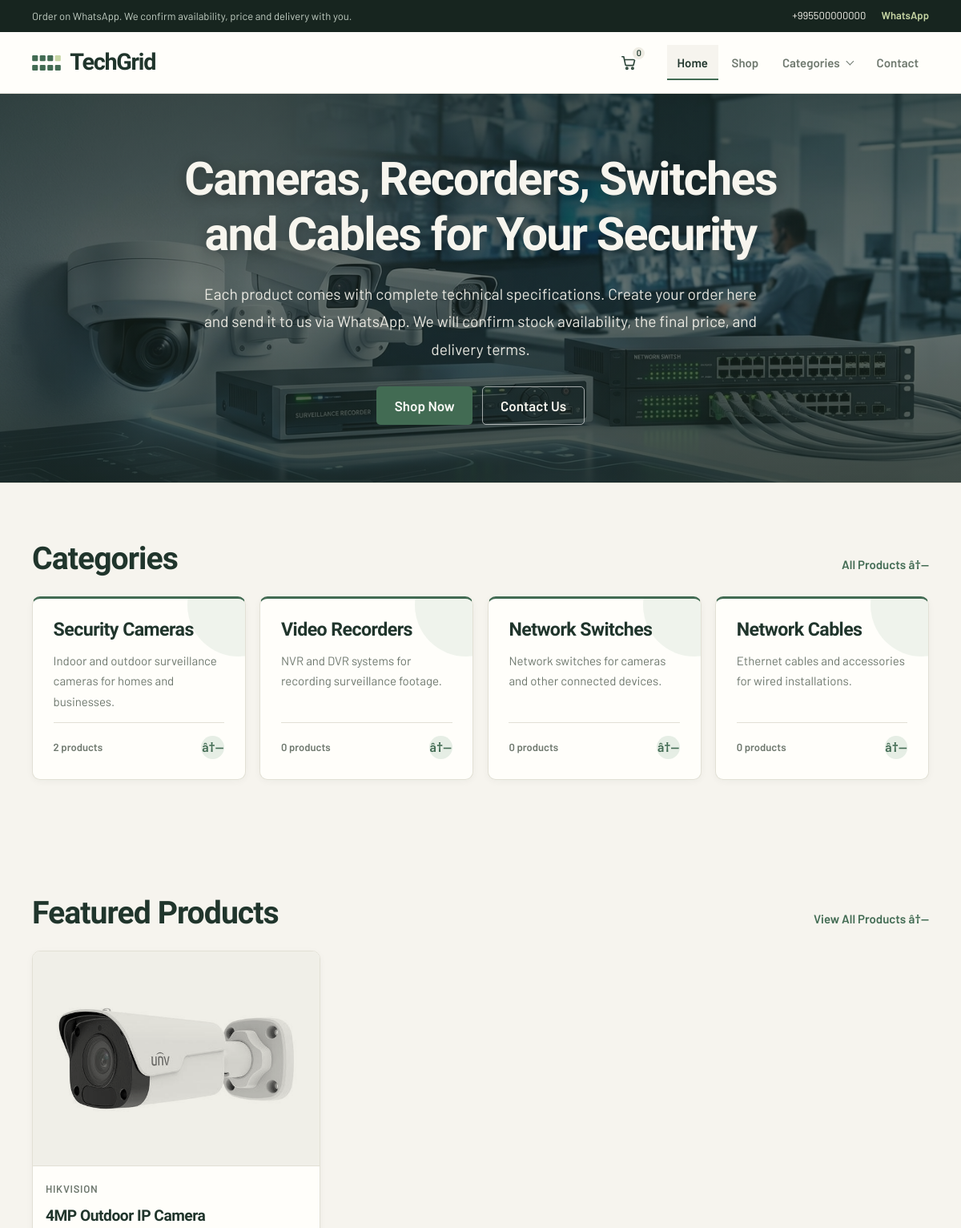
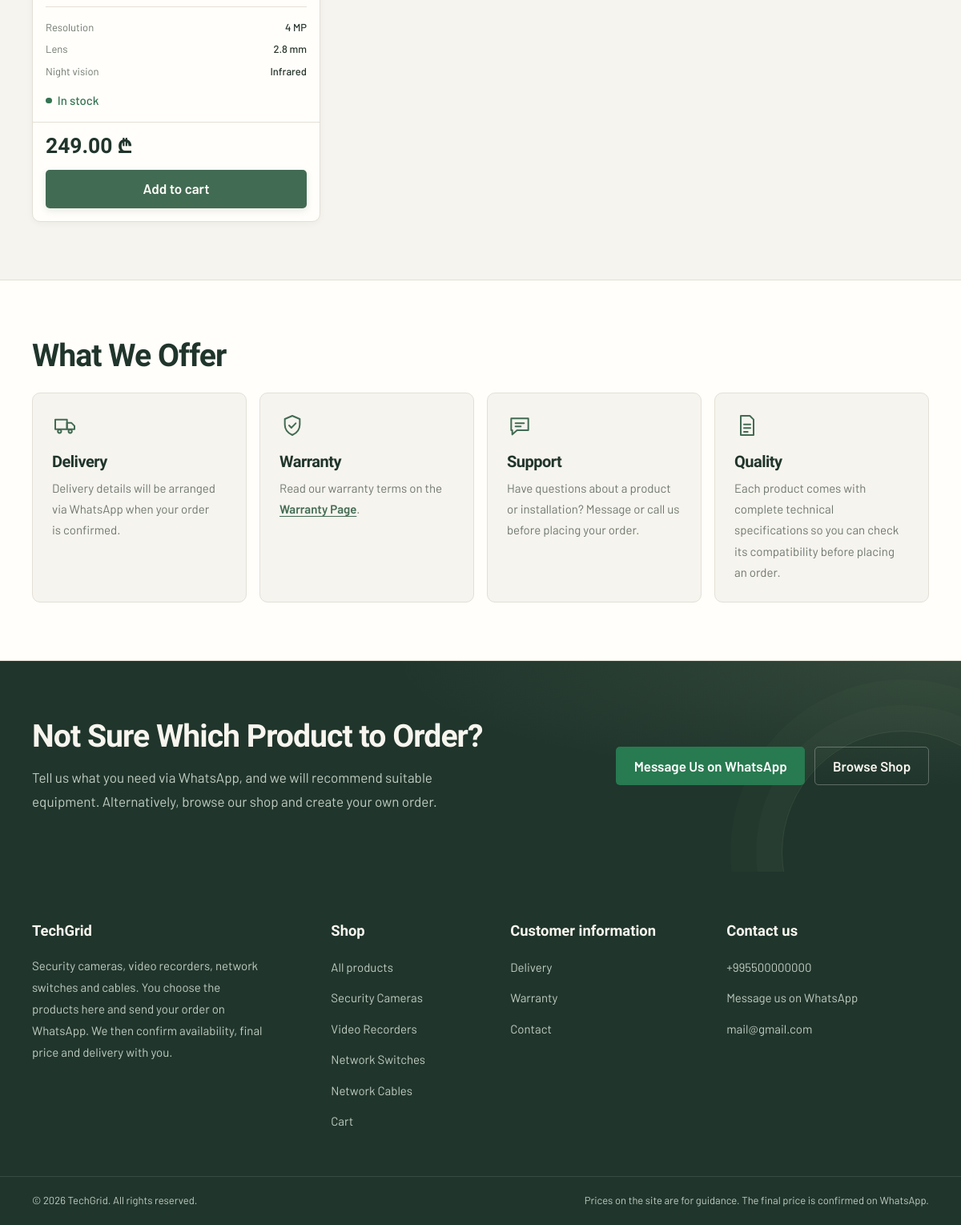
The page / on the database its author committed (2 pictures, top to bottom).
### products/models.py (models this page shows, shortened)
class Category(models.Model):
    name = models.CharField(max_length=120, unique=True)
    slug = models.SlugField(max_length=140, unique=True, blank=True, allow_unicode=True)
    description = models.TextField(blank=True)
    is_active = models.BooleanField(default=True)
    created_at = models.DateTimeField(auto_now_add=True)
    updated_at = models.DateTimeField(auto_now=True)
    class Meta:
        ordering = ["name"]
        verbose_name = "category"
        verbose_name_plural = "categories"

class Product(models.Model):
    category = models.ForeignKey(
        Category, on_delete=models.PROTECT, related_name="products"
    )
    name = models.CharField(max_length=200)
    slug = models.SlugField(max_length=220, unique=True, blank=True, allow_unicode=True)
    sku = models.CharField("SKU", max_length=64, unique=True)
    brand = models.CharField(max_length=100, blank=True)
    short_description = models.CharField(max_length=300, blank=True)
    description = models.TextField(blank=True)
    price = models.DecimalField(max_digits=10, decimal_places=2)
    old_price = models.DecimalField(
        max_digits=10,
        decimal_places=2,
        null=True,
        blank=True,
        help_text="Previous price. Fill in to show a discount.",
    )
    specifications = models.JSONField(
        default=dict,
        blank=True,
        help_text='Technical specs as JSON, e.g. {"Resolution": "4 MP", "Lens": "2.8 mm"}',
    )
    stock = models.PositiveIntegerField(default=0)
    is_available = models.BooleanField(default=True)
    is_active = models.BooleanField(
        default=True, help_text="Untick to hide the product from the store."
    )
    is_featured = models.BooleanField(default=False)
    created_at = models.DateTimeField(auto_now_add=True)
    updated_at = models.DateTimeField(auto_now=True)
    class Meta:
        ordering = ["-created_at"]
        verbose_name = "product"
        verbose_name_plural = "products"
    @property
    def is_on_sale(self):
        return self.old_price is not None and self.old_price > self.price

class ProductImage(models.Model):
    product = models.ForeignKey(
        Product, on_delete=models.CASCADE, related_name="images"
    )
    image = models.ImageField(upload_to="products/%Y/%m/")
    alt_text = models.CharField(max_length=200, blank=True)
    is_main = models.BooleanField(default=False)
    created_at = models.DateTimeField(auto_now_add=True)
    class Meta:
        ordering = ["-is_main", "created_at"]
        verbose_name = "product image"
        verbose_name_plural = "product images"

### pages/views.py (the view)
# urls.py: 2. Add a URL to urlpatterns:  path('', views.home, name='home')
def home(request):
    categories = Category.objects.filter(is_active=True).annotate(
        product_count=Count("products", filter=Q(products__is_active=True))
    )
    featured_products = (
        Product.objects.filter(is_active=True, is_featured=True)
        .select_related("category")
        .prefetch_related("images")[:FEATURED_LIMIT]
    )
    return render(
        request,
        "pages/home.html",
        {
            "categories": categories,
            "featured_products": featured_products,
        },
    )

### templates/pages/home.html (shortened to what this page needs)
{% extends "base.html" %}
{% load static %}
{% block content %}
<section class="hero" aria-labelledby="hero-title"
         style="--hero-image: url('{% static 'images/baneri.jpg' %}');">
  <div class="container hero__inner">
    <div class="hero__content">
      <h1 class="hero__title" id="hero-title">Cameras, Recorders, Switches and Cables for Your Security</h1>
      <p class="lead hero__lead">Each product comes with complete technical specifications. Create your order here and send it to us via WhatsApp. We will confirm stock availability, the final price, and delivery terms.</p>
      <div class="cluster hero__actions">
        <a class="btn btn--primary" href="{% url 'products:shop' %}">Shop Now</a>
        <a class="btn btn--secondary" href="{% url 'products:contact' %}">Contact Us</a>
      </div>
    </div>
  </div>
</section>
{% if categories %}
<section class="section" aria-labelledby="categories-title">
  <div class="container">
    <div class="section-head">
      <h2 id="categories-title">Categories</h2>
      <a href="{% url 'products:shop' %}">All Products</a>
    </div>
    <div class="category-grid">
      {% for category in categories %}
        <article class="category-card">
          <h3 class="category-card__name">
            <a class="category-card__link stretched-link" href="{% url 'products:category_detail' slug=category.slug %}">{{ category.name }}</a>
          </h3>
          {% if category.description %}
            <p class="category-card__text">{{ category.description|truncatewords:16 }}</p>
          {% endif %}
          <p class="category-card__meta">
            <span>{{ category.product_count }} products</span>
            <span class="category-card__chevron" aria-hidden="true">
            </span>
          </p>
        </article>
      {% endfor %}
    </div>
  </div>
</section>
{% endif %}
<section class="section" aria-labelledby="featured-title">
  <div class="container">
    <div class="section-head">
      <h2 id="featured-title">Featured Products</h2>
      <a href="{% url 'products:shop' %}">View All Products</a>
    </div>
    {% if featured_products %}
      <div class="product-grid">
        {% for product in featured_products %}
          {% include "products/product_card.html" with product=product %}
        {% endfor %}
      </div>
    {% else %}
      <div class="empty-state">
        <h3>No Featured Products Yet</h3>
        <p>Products marked as featured in the admin panel will appear here. In the meantime, you can browse our entire product range.</p>
        <a class="btn btn--primary" href="{% url 'products:shop' %}">Go to Shop</a>
      </div>
    {% endif %}
  </div>
</section>
<section class="section section--white" aria-labelledby="benefits-title">
  <div class="container">
    <div class="section-head">
      <h2 id="benefits-title">What We Offer</h2>
    </div>
    <ul class="benefits" role="list">
      <li class="benefit">
        <h3 class="benefit__title">Delivery</h3>
        <p>Delivery details will be arranged via WhatsApp when your order is confirmed.</p>
      </li>
      <li class="benefit">
        <svg class="benefit__icon" width="28" height="28" viewBox="0 0 24 24" fill="none" stroke="currentColor" stroke-width="1.5" stroke-linecap="round" stroke-linejoin="round" aria-hidden="true" focusable="false">
          <path d="M12 3l7 3v5.2c0 4.4-2.9 7.9-7 9.8-4.1-1.9-7-5.4-7-9.8V6z"/><path d="M9 12l2.2 2.2L15.2 10"/>
        </svg>
        <h3 class="benefit__title">Warranty</h3>
        <p>Read our warranty terms on the <a href="{% url 'products:warranty' %}">Warranty Page</a>.</p>
      </li>
      <li class="benefit">
        <svg class="benefit__icon" width="28" height="28" viewBox="0 0 24 24" fill="none" stroke="currentColor" stroke-width="1.5" stroke-linecap="round" stroke-linejoin="round" aria-hidden="true" focusable="false">
          <path d="M4 5.5h16v11H9.5L5 20.5v-4H4z"/><path d="M8 10h8M8 13h5"/>
        </svg>
        <h3 class="benefit__title">Support</h3>
        <p>Have questions about a product or installation? Message or call us before placing your order.</p>
      </li>
      <li class="benefit">
        <svg class="benefit__icon" width="28" height="28" viewBox="0 0 24 24" fill="none" stroke="currentColor" stroke-width="1.5" stroke-linecap="round" stroke-linejoin="round" aria-hidden="true" focusable="false">
          <path d="M6 3h8.5L18 6.5V21H6z"/><path d="M9 11h6M9 14.5h6M9 18h3.5"/>
        </svg>
        <h3 class="benefit__title">Quality</h3>
        <p>Each product comes with complete technical specifications so you can check its compatibility before placing an order.</p>
      </li>
    </ul>
  </div>
</section>
<section class="cta-band" aria-labelledby="cta-title">
  <div class="container cta-band__inner">
    <div class="cta-band__text">
      <h2 id="cta-title">Not Sure Which Product to Order?</h2>
      <p>Tell us what you need via WhatsApp, and we will recommend suitable equipment. Alternatively, browse our shop and create your own order.</p>
    </div>
    <div class="cluster cta-band__actions">
      <a class="btn btn--whatsapp" href="https://wa.me/995500000000" rel="noopener">Message Us on WhatsApp</a>
      <a class="btn btn--secondary" href="{% url 'products:shop' %}">Browse Shop</a>
    </div>
  </div>
</section>
{% endblock %}

### templates/base.html (shortened to what this page needs)
{% load static %}<!DOCTYPE html>
<html lang="en" class="no-js">
<head>
  <link rel="stylesheet" href="{% static 'css/style.css' %}">
</head>
<body>
  <div class="utility-bar">
    <div class="container utility-bar__inner">
      <p class="utility-bar__note">Order on WhatsApp. We confirm availability, price and delivery with you.</p>
      <div class="utility-bar__contact">
        <a href="tel:+995500000000">+995500000000</a>
        <a href="https://wa.me/995500000000" rel="noopener">WhatsApp</a>
      </div>
    </div>
  </div>
  <header class="site-header">
    <div class="container site-header__inner">
      <a class="brand" href="{% url 'pages:home' %}" aria-label="TechGrid, home">
        <span class="brand__name">TechGrid</span>
      </a>
      <div class="header-actions">
        <a class="icon-btn" href="{% url 'pages:cart' %}" data-cart-link aria-label="Cart, 0 items">
          <span class="cart-count" data-cart-count data-count="0" aria-hidden="true">0</span>
        </a>
      </div>
      <nav class="site-nav" id="site-nav" aria-label="Main">
        {% with current=request.resolver_match.url_name %}
        <ul class="nav-list">
          <li><a class="nav-link" href="{% url 'pages:home' %}"{% if current == 'home' %} aria-current="page"{% endif %}>Home</a></li>
          <li><a class="nav-link" href="{% url 'products:shop' %}"{% if current == 'shop' %} aria-current="page"{% endif %}>Shop</a></li>
          <li>
            <details class="nav-dropdown" data-dropdown>
              <summary class="nav-link{% if current == 'category_detail' %} is-current{% endif %}">Categories</summary>
            </details>
          </li>
          <li><a class="nav-link" href="{% url 'products:contact' %}"{% if current == 'contact' %} aria-current="page"{% endif %}>Contact</a></li>
        </ul>
        {% endwith %}
      </nav>
    </div>
  </header>
  <main class="site-main" id="main" tabindex="-1">
    {% block content %}{% endblock %}
  </main>
  <footer class="site-footer">
    <div class="container footer-grid">
      <section class="footer-col" aria-labelledby="footer-about">
        <h2 class="footer-title" id="footer-about">TechGrid</h2>
        <p class="footer-text">Security cameras, video recorders, network switches and cables. You choose the products here and send your order on WhatsApp. We then confirm availability, final price and delivery with you.</p>
      </section>
      <nav class="footer-col" aria-labelledby="footer-shop">
        <h2 class="footer-title" id="footer-shop">Shop</h2>
        <ul class="footer-links">
          <li><a href="{% url 'products:shop' %}">All products</a></li>
          {% for category in categories %}
            <li><a href="{% url 'products:category_detail' slug=category.slug %}">{{ category.name }}</a></li>
          {% endfor %}
          <li><a href="{% url 'pages:cart' %}">Cart</a></li>
        </ul>
      </nav>
      <nav class="footer-col" aria-labelledby="footer-info">
        <h2 class="footer-title" id="footer-info">Customer information</h2>
        <ul class="footer-links">
          <li><a href="{% url 'products:delivery' %}">Delivery</a></li>
          <li><a href="{% url 'products:warranty' %}">Warranty</a></li>
          <li><a href="{% url 'products:contact' %}">Contact</a></li>
        </ul>
      </nav>
      <section class="footer-col" aria-labelledby="footer-contact">
        <h2 class="footer-title" id="footer-contact">Contact us</h2>
        <address class="footer-contact">
          <ul class="footer-links">
            <li><a href="tel:+995500000000">+995500000000</a></li>
            <li><a href="https://wa.me/995500000000" rel="noopener">Message us on WhatsApp</a></li>
            <li><a href="mailto:mail@gmail.com">mail@gmail.com</a></li>
          </ul>
        </address>
      </section>
    </div>
    <div class="footer-bottom">
      <div class="container footer-bottom__inner">
        <p>&copy; {% now "Y" %} TechGrid. All rights reserved.</p>
        <p>Prices on the site are for guidance. The final price is confirmed on WhatsApp.</p>
      </div>
    </div>
  </footer>
</body>
</html>

### templates/products/product_card.html (shortened to what this page needs)
{% url 'products:product_detail' slug=product.slug as product_url %}
<article class="product-card">
  <div class="product-card__media">
    {% with image=product.images.all.0 %}
      {% if image %}
        <img src="{{ image.image.url }}" alt="{{ image.alt_text }}" width="400" height="300" loading="lazy">
      {% endif %}
    {% endwith %}
  </div>
  <div class="product-card__body">
    <p class="product-card__brand">{{ product.brand|default:product.category.name }}</p>
    <h3 class="product-card__title">
      <a class="product-card__link" href="{{ product_url|default:'#' }}">{{ product.name }}</a>
    </h3>
    {% if product.specifications %}
      <dl class="product-card__specs">
        {% for name, value in product.specifications.items %}
          {% if forloop.counter <= 3 %}
            <div><dt>{{ name }}</dt><dd>{{ value }}</dd></div>
          {% endif %}
        {% endfor %}
      </dl>
    {% endif %}
    {% if not product.is_available %}
      <p class="stock stock--out">Out of stock</p>
    {% elif product.stock > 0 %}
      <p class="stock stock--in">In stock</p>
    {% else %}
      <p class="stock stock--order">On order</p>
    {% endif %}
  </div>
  <div class="product-card__footer">
    <p class="price">
      <span class="price__now">{{ product.price|floatformat:2 }} &#8382;</span>
    </p>
    <button class="btn btn--primary btn--block product-card__action" type="button"
            data-add-to-cart
            data-product-id="{{ product.pk }}"
            data-sku="{{ product.sku }}"
            data-name="{{ product.name }}"
            data-price="{{ product.price }}"
            data-image="{% if product.images.all.0 %}{{ product.images.all.0.image.url }}{% endif %}"
            {% if not product.is_available %}disabled{% endif %}>
      Add to cart
    </button>
  </div>
</article>

### rows shown on the page
Category: name "Security Cameras", description "Indoor and outdoor surveillance cameras for homes and businesses.", product_count "2"
Category: name "Video Recorders", description "NVR and DVR systems for recording surveillance footage.", product_count "0"
Category: name "Network Switches", description "Network switches for cameras and other connected devices.", product_count "0"
Category: name "Network Cables", description "Ethernet cables and accessories for wired installations.", product_count "0"
Product: images.all.0.image (picture), brand "HIKVISION", name "4MP Outdoor IP Camera", specifications "Resolution" "Lens" "Night vision", specifications "4 MP" "2.8 mm" "Infrared", is_available "In stock", price "249.00"
